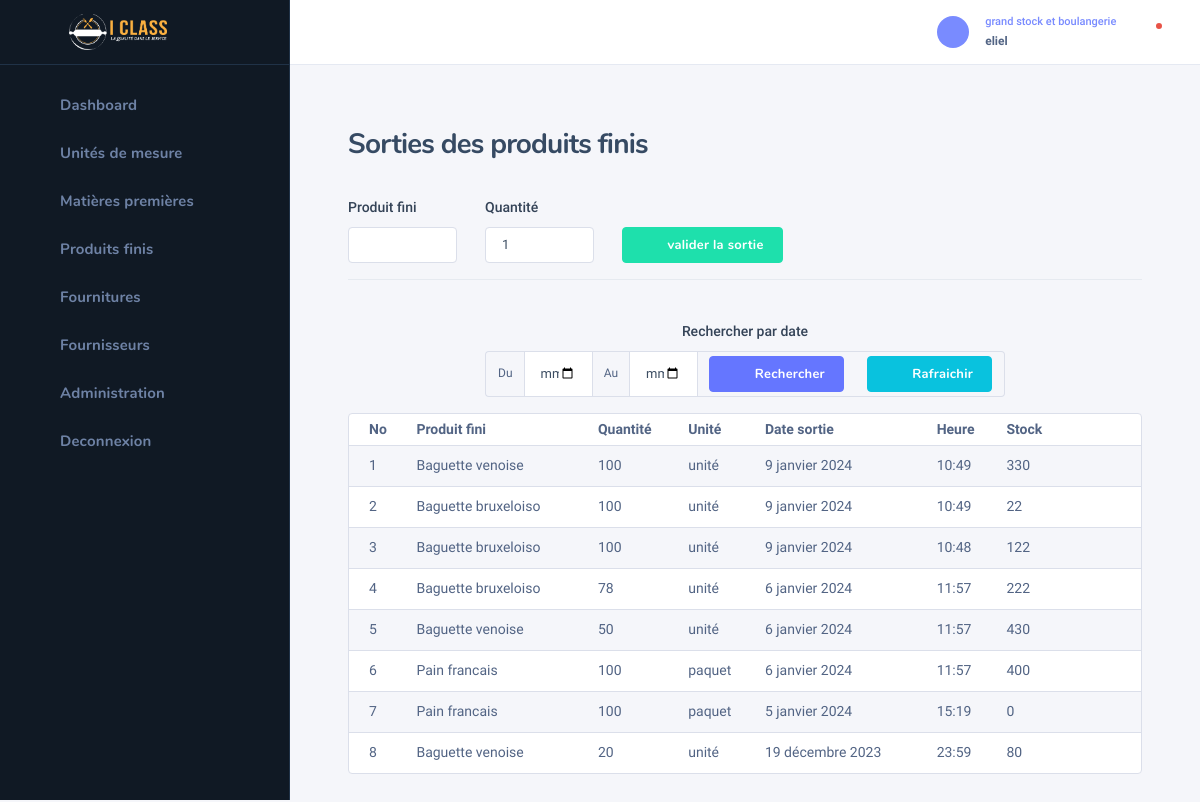
Page /bakery/sortie_pf/ (signed in) on the committed database.
### auth_user/models.py (models this page shows, shortened)
class UserHasRole(models.Model):
    class Meta:
        verbose_name = "Roles utilisateur"
    role = models.ForeignKey(Role, on_delete=models.CASCADE, null=True, blank=True)
    user = models.OneToOneField(User, on_delete=models.CASCADE)

class Role(models.Model):
    name = models.CharField(max_length=255)

### bakery/models.py (models this page shows, shortened)
class SortiePF(models.Model):
    class Meta:
        verbose_name = "Sortie de produit fini"
    produit_fini = models.ForeignKey(ProduitFini, on_delete=models.CASCADE, null=True)
    qts = models.IntegerField()
    date = models.DateField(auto_now_add=True, null=True)
    heure = models.TimeField(auto_now_add=True, null=True)
    price = models.DecimalField(max_digits=10, decimal_places=2, null=True, blank=True, verbose_name="prix")
    devise = models.CharField(max_length=25, choices=devises, default=devises[1][0])
    completed = models.BooleanField(default=False)
    added_at = models.DateTimeField(auto_now_add=True, null=True)
    @property
    def in_stock(self):
        total = 0
        entries = EntreePF.objects.filter(added_at__lt=self.added_at, produit_fini=self.produit_fini)
        outs = SortiePF.objects.filter(added_at__lt=self.added_at, produit_fini=self.produit_fini)
        for entry in entries:
            total += entry.qts
        for o in outs:
            total -= o.qts
        return total - self.qts

class ProduitFini(models.Model):
    class Meta:
        verbose_name = "Produit fini"
    libelle = models.CharField(max_length=255)
    description = models.TextField()
    unite = models.ForeignKey(Unite, on_delete=models.CASCADE)
    critic_qts = models.IntegerField(default=0, blank=True, null=True)
    price = models.DecimalField(max_digits=10, decimal_places=2, null=True, blank=True, default=0, verbose_name="prix")
    type_produit = models.CharField(choices=types_produit, max_length=100, null=True, blank=True, verbose_name="type de produit")
    total_entry = models.IntegerField(default=0, blank=True, null=True)
    total_out = models.IntegerField(default=0, blank=True, null=True)
    total_sale = models.DecimalField(max_digits=10, decimal_places=2, null=True, blank=True, default=0)

class Unite(models.Model):
    class Meta:
        verbose_name = "Unité de mésure"
    name = models.CharField(max_length=255)

class EntreePF(models.Model):
    class Meta:
        verbose_name = "Entrées de produit fini"
    produit_fini = models.ForeignKey(ProduitFini, on_delete=models.CASCADE, null=True, verbose_name="produit fini")
    qts = models.IntegerField()
    date = models.DateField(auto_now_add=True, null=True)
    heure = models.TimeField(auto_now_add=True, null=True)
    completed = models.BooleanField(default=False)
    added_at = models.DateTimeField(auto_now_add=True, null=True)

### auth_user/decorators.py (the view)
        def wrapper_func(request, *args, **kwargs):
            if request.user.userhasrole.role.name in allowed_roles:
                return view_func(request, *args, **kwargs)
            elif request.user.userhasrole.role.name not in allowed_roles:
                return HttpResponse("Permission non accordée !")
            return wrapper_func(request, *args, **kwargs)

### bakery/views.py (called while the page is built, shortened)
@login_required(login_url='login')
@allowed_users(allowed_roles=['grand stock et boulangerie'])
def sortie_pf(request):
    pfs = ProduitFini.objects.all()
    outs = SortiePF.objects.all().order_by('-id')
    date1 = None
    date2 = None
    return render(request, 'bakery/sortie_pf.html', context={'pfs': pfs, 'outs': outs, 'date1': date1, 'date2': date2})

### templates/bakery/sortie_pf.html (shortened to what this page needs)
{% extends 'bakery/base_bakery.html' %}
{% load static %}
{% block content %}
    {% include 'bakery/bakery_sidebar.html' %}
    <div class="nk-wrap">
    {% include 'bakery/profile.html' %}
        <div class="nk-content">
            <div class="nk-content ">
                <div class="container-fluid">
                    <div class="nk-content-inner">
                        <div class="nk-content-body">
                            <div class="nk-block-head nk-block-head-sm">
                                <div class="nk-block-between">
                                    <div class="nk-block-head-content">
                                        <h3 class="nk-block-title page-title">Sorties des produits finis</h3>
                                    </div>
                                </div>
                                <div class="nk-block-content row gy-4 mt-2">
                                    <form method="post">
                                        <div class="row">
                                            <div class="col-lg-2">
                                                <div class="form-group">
                                                    <label class="form-label" for="product-title">Produit fini</label>
                                                    <div class="form-control-wrap">
                                                        <input autocomplete="off" type="text" list="pfs" name="name"
                                                               class="form-control" id="product-title" required>
                                                    </div>
                                                </div>
                                            </div>
                                            <div class="col-lg-2">
                                                <div class="form-group">
                                                    <label class="form-label" for="regular-price">Quantité</label>
                                                    <div class="form-control-wrap">
                                                        <input type="number" name="qts" value="1" min="1"
                                                               class="form-control" id="regular-price" required>
                                                    </div>
                                                </div>
                                            </div>
                                            <div class="col-lg-2">
                                                <div class="form-group">
                                                    <button type="submit" id="submit-btn" name="submit-entry"
                                                            class="btn btn-success bg-green-500"
                                                            style="margin-top: 31px"><em
                                                            class="icon ni ni-plus"></em><span>valider la sortie</span></button>
                                                </div>
                                            </div>
                                        </div>
                                        <hr>
                                    </form>
                                    <form method="get">
                                        <div class="row justify-center text-center">
                                            <div class="col-lg-8">
                                            <div class="form-group">
                                                <label class="form-label text-center">Rechercher par date</label>
                                                <div class="form-control-wrap">
                                                    <div class="input-daterange input-group">
                                                        <div class="input-group-addon">Du</div>
                                                        <input type="date" name="date1" value="{% if date1 %}{{ date1 }}{% endif %}" class="form-control" required/>
                                                        <div class="input-group-addon">Au</div>
                                                        <input type="date" name="date2" value="{% if date2 %}{{ date2 }}{% endif %}" class="form-control"/>
                                                        <div class="input-group-addon">
                                                            <button type="submit" id="submit-btn" name="search"
                                                            class="btn btn-primary"><em
                                                            class="icon ni ni-search"></em><span>Rechercher</span></button>
                                                        </div>
                                                        <div class="input-group-addon">
                                                            <a id="submit-btn" href="{% url 'sortie-pf' %}" class="btn btn-info"><em
                                                            class="icon ni ni-repeat-fill"></em><span>Rafraichir</span></a>
                                                        </div>
                                                    </div>
                                                </div>
                                            </div>
                                            </div>
                                        </div>
                                    </form>
                                </div>
                            </div>
                            <div class="nk-block">
                                <div class="card card-bordered">
                                    <div class="card-inner-group">
                                        <div class="card-inner p-0">
                                            <table class="datatable-init-export nowrap table table-striped"
                                                   data-export-title="Export">
                                                <thead>
                                                <tr>
                                                    <th>No</th>
                                                    <th>Produit fini</th>
                                                    <th>Quantité</th>
                                                    <th>Unité</th>
                                                    <th>Date sortie</th>
                                                    <th>Heure</th>
                                                    <th>Stock</th>
                                                    <th></th>
                                                </tr>
                                                </thead>
                                                <tbody>
                                                {% for out in outs %}
                                                    <tr>
                                                        <td>{{ forloop.counter }}</td>
                                                        <td>{{ out.produit_fini.libelle }}</td>
                                                        <td>{{ out.qts }}</td>
                                                        <td>{{ out.produit_fini.unite.name }}</td>
                                                        <td>{{ out.date }}</td>
                                                        <td>{{ out.heure }}</td>
                                                        <td>{{ out.in_stock }}</td>
                                                        <td class="center">
                                                            <ul class="nk-tb-actions gx-1 my-n1">
                                                                <li class="me-n1">
                                                                    <div class="dropdown">
                                                                        <a href="#"
                                                                           class="dropdown-toggle btn btn-icon btn-trigger"
                                                                           data-bs-toggle="dropdown"><em
                                                                                class="icon ni ni-more-h"></em></a>
                                                                    </div>
                                                                </li>
                                                            </ul>
                                                        </td>
                                                    </tr>
                                                {% endfor %}
                                                </tbody>
                                            </table>
                                        </div>
                                 </div>
                                </div>
                            </div>
                        </div>
                    </div>
                </div>
            </div>
        </div>
    </div>
{% endblock %}

### templates/bakery/profile.html (shortened to what this page needs)
{% load static %}
<div class="nk-header nk-header-fixed is-light">
                    <div class="container-fluid">
                        <div class="nk-header-wrap">
                            <div class="nk-header-tools">
                                <ul class="nk-quick-nav">
                                    <li class="dropdown user-dropdown">
                                        <a href="#" class="dropdown-toggle" data-bs-toggle="dropdown">
                                            <div class="user-toggle">
                                                <div class="user-avatar sm">
                                                    <em class="icon ni ni-user-alt"></em>
                                                </div>
                                                <div class="user-info d-none d-md-block">
                                                    <div class="user-status">{{ request.user.userhasrole.role.name }}</div>
                                                    <div class="user-name dropdown-indicator">{{ request.user.username }}</div>
                                                </div>
                                            </div>
                                        </a>
                                    </li>
                                    <li class="dropdown notification-dropdown me-n1">
                                        <a hx-get="{% url 'check-notifications' %}" hx-target="#notifications" hx-trigger="click" hx-swap="innerHTML" class="dropdown-toggle nk-quick-nav-icon" data-bs-toggle="dropdown">
                                            <div class="icon-status icon-status-danger"><em class="icon ni ni-bell"></em></div>
                                        </a>
                                    </li>
                                </ul>
                            </div>
                        </div>
                    </div>
                </div>

### rows in the picture
SortiePF: produit_fini.libelle "Baguette venoise", qts "100", produit_fini.unite.name "unité", date "9 janvier 2024", heure "10:49", in_stock "330"
SortiePF: produit_fini.libelle "Baguette bruxeloiso", qts "100", produit_fini.unite.name "unité", date "9 janvier 2024", heure "10:49", in_stock "22"
SortiePF: produit_fini.libelle "Baguette bruxeloiso", qts "100", produit_fini.unite.name "unité", date "9 janvier 2024", heure "10:48", in_stock "122"
SortiePF: produit_fini.libelle "Baguette bruxeloiso", qts "78", produit_fini.unite.name "unité", date "6 janvier 2024", heure "11:57", in_stock "222"
SortiePF: produit_fini.libelle "Baguette venoise", qts "50", produit_fini.unite.name "unité", date "6 janvier 2024", heure "11:57", in_stock "430"
SortiePF: produit_fini.libelle "Pain francais", qts "100", produit_fini.unite.name "paquet", date "6 janvier 2024", heure "11:57", in_stock "400"
SortiePF: produit_fini.libelle "Pain francais", qts "100", produit_fini.unite.name "paquet", date "5 janvier 2024", heure "15:19", in_stock "0"
SortiePF: produit_fini.libelle "Baguette venoise", qts "20", produit_fini.unite.name "unité", date "19 décembre 2023", heure "23:59", in_stock "80"

### other values in the picture
{{ request.user.userhasrole.role.name }} "grand stock et boulangerie"
{{ request.user.username }} "eliel"
